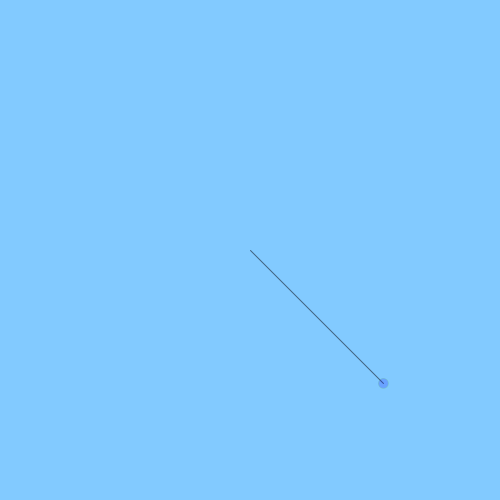
Frame 1 (no input)
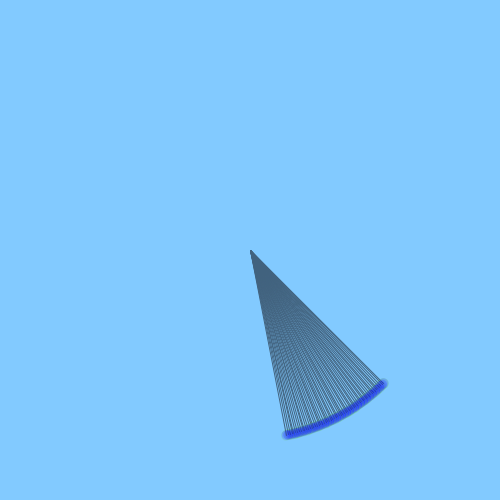
Frame 60 (the mouse pressed at the canvas centre just before this capture)
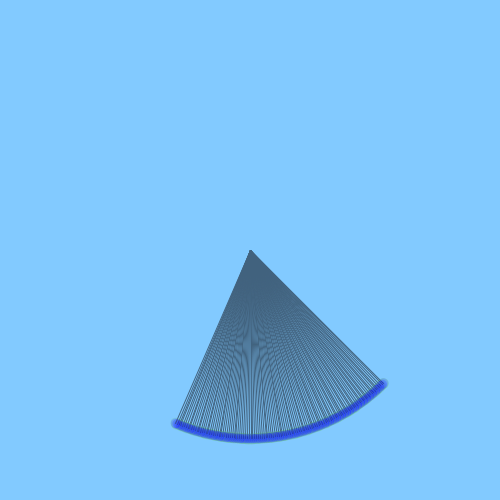
Frame 120 (the mouse held since frame 60 and released just before this capture)

The Processing sketch that drew these frames (run headless with seeded random() and noise(); from frame 60 on, the mouse is pressed at the canvas centre):

// Processing sketch: processing_4945
// ── processing_4945.pde

/*
Floral
adalau85@gmail.com
October 2, 2009
*/

float turn = 0;
int noiseNum = 0;
int loopNum = 100;

void setup(){
  size(500,500);
  background(#82CAFF);
  smooth();
};

void draw() {
  
    pushMatrix();
    translate(width/2, height/2);
    rotate(turn);
  
    float end = noise(noiseNum)*220;
    noiseNum+=0.1;
    
    stroke(#41627E);
    line(0,0,end,end);
    stroke(100,200,100,50);
    fill(0,0,255,50);
    ellipse(end, end, 10, 10);
    
    turn+=0.01;
    popMatrix();

  };
